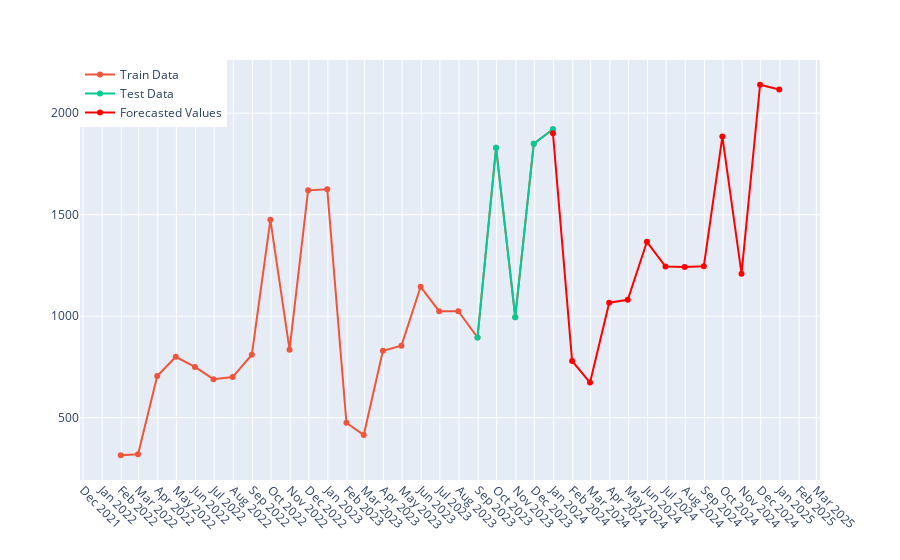

Write notebook code for a chart like this one.
### Code cell
fig = px.line()

fig.add_scatter(x=df_monthly.index, y=df_monthly['sales'], mode='lines+markers', name='Train Data')

fig.add_scatter(x=test.index, y=test['sales'], mode='lines+markers', name='Test Data')

fig.add_scatter(x=forecast_values.index, y=forecast_values.values, mode='lines+markers', name='Forecasted Values', line=dict(color='red'))

fig.update_layout(xaxis=dict(
    tickformat='%b %Y',
    tickmode='linear',
    dtick='M1',
    tickangle=45
))
fig.update_layout(legend=dict(x=0, y=1))
fig.show()

### Figure 1 — Plotly figure (JSON) as saved in the notebook; plotly's stock layout.template omitted (floating-point values rounded to 4 significant figures)
{"data": [{"hovertemplate": "<extra></extra>", "legendgroup": "", "line": {"color": "#636efa", "dash": "solid"}, "marker": {"symbol": "circle"}, "mode": "lines", "name": "", "orientation": "v", "showlegend": false, "type": "scatter", "xaxis": "x", "yaxis": "y"}, {"mode": "lines+markers", "name": "Train Data", "type": "scatter", "x": ["2022-01-31T00:00:00", "2022-02-28T00:00:00", "2022-03-31T00:00:00", "2022-04-30T00:00:00", "2022-05-31T00:00:00", "2022-06-30T00:00:00", "2022-07-31T00:00:00", "2022-08-31T00:00:00", "2022-09-30T00:00:00", "2022-10-31T00:00:00", "2022-11-30T00:00:00", "2022-12-31T00:00:00", "2023-01-31T00:00:00", "2023-02-28T00:00:00", "2023-03-31T00:00:00", "2023-04-30T00:00:00", "2023-05-31T00:00:00", "2023-06-30T00:00:00", "2023-07-31T00:00:00", "2023-08-31T00:00:00", "2023-09-30T00:00:00", "2023-10-31T00:00:00", "2023-11-30T00:00:00", "2023-12-31T00:00:00"], "y": [315, 320, 705, 800, 750, 690, 700, 810, 1475, 835, 1620, 1625, 475, 415, 830, 855, 1145, 1025, 1025, 895, 1830, 995, 1850, 1921]}, {"mode": "lines+markers", "name": "Test Data", "type": "scatter", "x": ["2023-08-31T00:00:00", "2023-09-30T00:00:00", "2023-10-31T00:00:00", "2023-11-30T00:00:00", "2023-12-31T00:00:00"], "y": [895, 1830, 995, 1850, 1921]}, {"line": {"color": "red"}, "mode": "lines+markers", "name": "Forecasted Values", "type": "scatter", "x": ["2023-12-31T00:00:00", "2024-01-31T00:00:00", "2024-02-29T00:00:00", "2024-03-31T00:00:00", "2024-04-30T00:00:00", "2024-05-31T00:00:00", "2024-06-30T00:00:00", "2024-07-31T00:00:00", "2024-08-31T00:00:00", "2024-09-30T00:00:00", "2024-10-31T00:00:00", "2024-11-30T00:00:00", "2024-12-31T00:00:00"], "y": [1901.0, 779.4, 673.2, 1067.0, 1081.0, 1367.0, 1244.0, 1242.0, 1246.0, 1885.0, 1210.0, 2140.0, 2117.0]}], "layout": {"legend": {"tracegroupgap": 0, "x": 0, "y": 1}, "margin": {"t": 60}, "xaxis": {"anchor": "y", "domain": [0, 1], "dtick": "M1", "tickangle": 45, "tickformat": "%b %Y", "tickmode": "linear"}, "yaxis": {"anchor": "x", "domain": [0, 1]}}}
